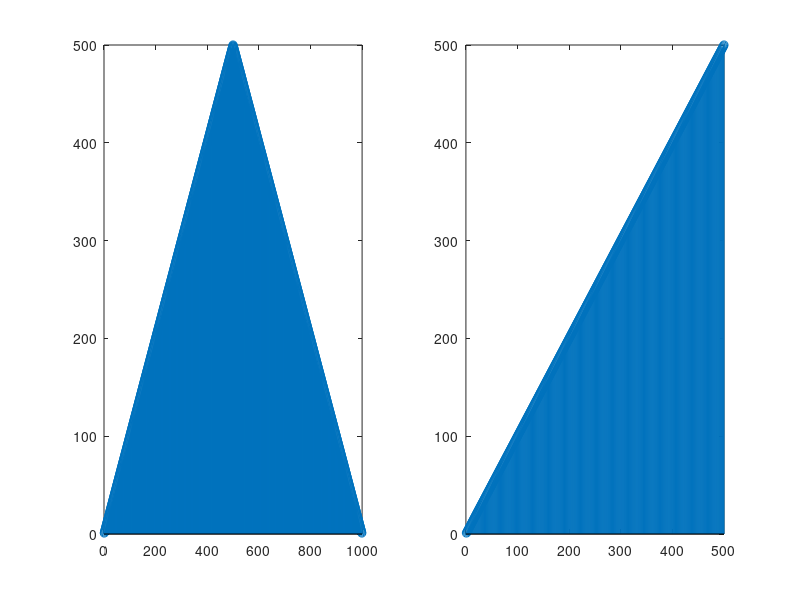

This figure's MATLAB source:
x1 = (1:1:500);
for r = 501:999
   x1(1, r) = 999 - r + 1;
end
x2 = (1:1:500);
subplot(1,2,1);
stem(x1);
subplot(1,2,2);
stem(x2);

y = conv(x1', x2');